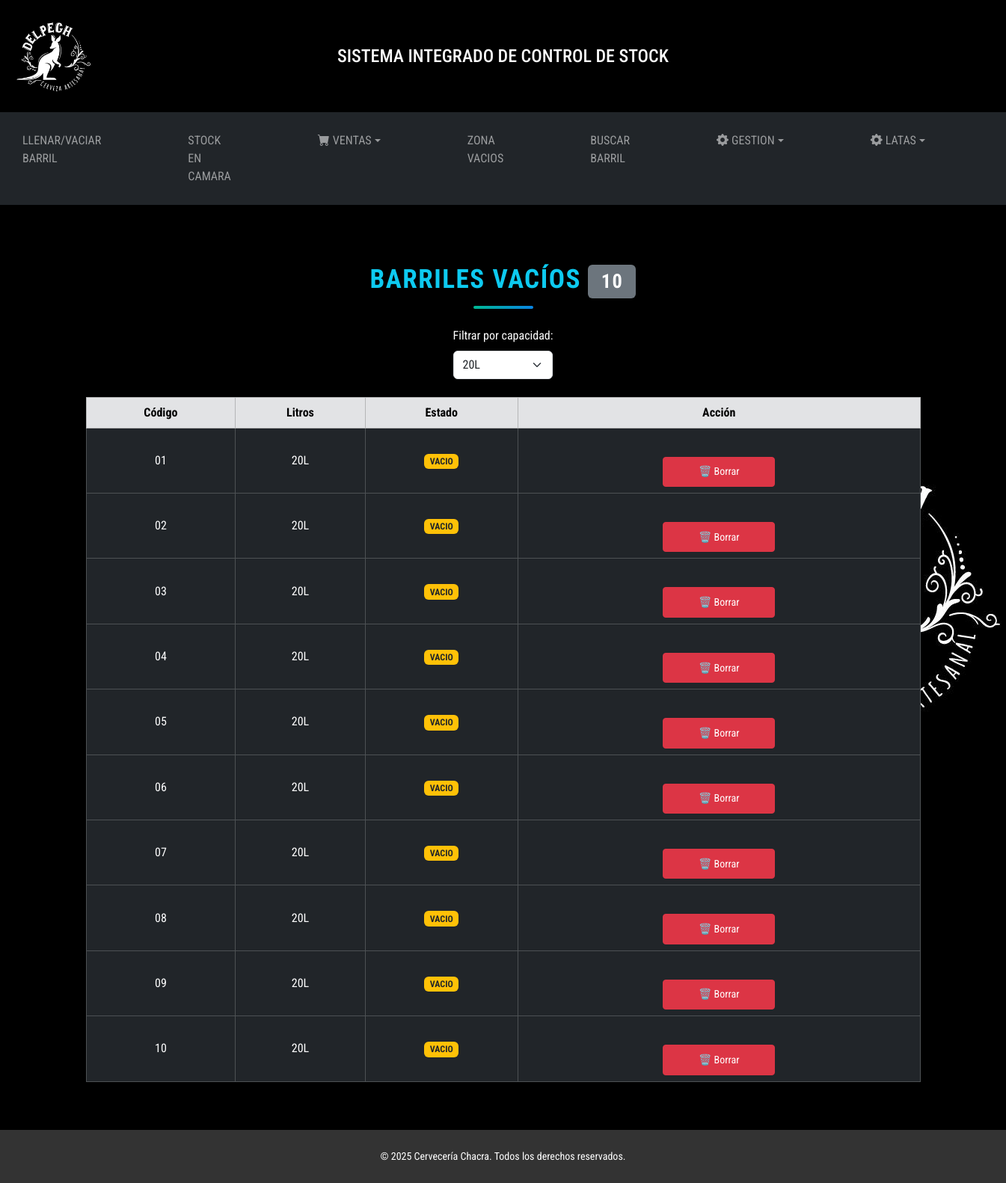
The page /listar_barriles_vacios.php?litros=20 on the database its author committed.
### tables this page shows
CREATE TABLE `barriles` (
  `id_barril` int(11) NOT NULL,
  `codigo` varchar(11) NOT NULL,
  `id_variedad` int(11) NOT NULL,
  `id_lugar` int(11) NOT NULL,
  `litros` enum('20','30','50') NOT NULL,
  `estado` enum('LLENO','VACIO','EN USO','') NOT NULL,
  `fecha_venta` date DEFAULT NULL
);

### models/barril.model.php (called while the page is built, shortened)
<?php
require_once __DIR__ . '/../config/database.php';
class Barril {
    private $db;
    public function __construct() {
        try {
            $database = new Database();
            $this->db = $database->connect();
        } catch (PDOException $e) {
            die("Error de conexión: " . $e->getMessage());
        }
    }
    public function getBarrilesFiltro($estado, $litros = null) {
        $query = "SELECT * FROM barriles WHERE estado = :estado";
        if ($litros) {
            $query .= " AND litros = :litros";
        }
        $query .= " ORDER BY CAST(codigo AS UNSIGNED) ASC";
        $stmt = $this->db->prepare($query);
        $stmt->bindParam(":estado", $estado);
        if ($litros) {
            $stmt->bindParam(":litros", $litros);
        }
        $stmt->execute();
        return $stmt->fetchAll(PDO::FETCH_OBJ);
    }
}
?>

### config/database.php (called while the page is built, shortened)
<?php
class Database {
    private $host = "localhost";
    private $dbname = "delpechcerveceria";
    private $username = "root";
    private $password = "";
    public function connect() {
        $this->db = null;
        try {
            $this->db = new PDO("mysql:host=" . $this->host . ";dbname=" . $this->dbname, $this->username, $this->password);
            $this->db->setAttribute(PDO::ATTR_ERRMODE, PDO::ERRMODE_EXCEPTION);
        } catch (PDOException $e) {
            echo "Error de conexión: " . $e->getMessage();
        }
        return $this->db;
    }
}
?>

### models/lugar.model.php (called while the page is built, shortened)
<?php
    require_once __DIR__ . '/../config/database.php';
class lugarModel {
    public function __construct() {
        $database = new Database();
    }
}

### controllers/barril.controller.php (called while the page is built, shortened)
<?php
require_once __DIR__ . '/../models/barril.model.php';
require_once __DIR__ . '/../models/lugar.model.php';
class BarrilController {
    private $barrilModel;
    public function __construct() {
        $this->barrilModel = new Barril();
    }
    public function getBarrilesVacios($estado, $litros = null){
        return $this->barrilModel->getBarrilesFiltro($estado, $litros);
    }
}

### listar_barriles_vacios.php (the view, shortened to what this page needs)
<?php
require_once __DIR__ . '/controllers/barril.controller.php';
$controller = new BarrilController();
$litrosFiltro = isset($_GET['litros']) ? $_GET['litros'] : null;
$barrilesVacios = $controller->getBarrilesVacios('VACIO', $litrosFiltro);
$totalBarriles = count($barrilesVacios);
?>
<!DOCTYPE html>
<html lang="es">
<head>
<link href="https://cdn.jsdelivr.net/npm/bootstrap@5.3.3/dist/css/bootstrap.min.css" rel="stylesheet">
<link href="https://cdn.jsdelivr.net/npm/bootstrap-icons/font/bootstrap-icons.css" rel="stylesheet">
<link rel="stylesheet" href="styles.css">
</head>
<body class="text-white section-fondo">
<?php include './views/header.php'; ?>
<?php include './views/nav.php'; ?>
<section class="py-5">
    <div class="container">
        <h2 class="text-center text-info mb-4 venta">Barriles Vacíos <span class="badge bg-secondary"><?= $totalBarriles ?></span></h2>
        <form method="GET" class="row g-3 mb-4 justify-content-center">
            <div class="col-auto">
                <label for="litros" class="form-label">Filtrar por capacidad:</label>
                <select name="litros" id="litros" class="form-select" onchange="this.form.submit()">
                    <option value="20" <?= ($litrosFiltro == "20") ? "selected" : "" ?>>20L</option>
                </select>
            </div>
        </form>
        <?php if (!empty($barrilesVacios)): ?>
        <table class="table table-dark table-hover table-bordered text-center align-middle">
            <thead class="table-secondary text-dark">
                <tr>
                    <th>Código</th>
                    <th>Litros</th>
                    <th>Estado</th>
                    <th>Acción</th>
                </tr>
            </thead>
            <tbody>
                <?php foreach ($barrilesVacios as $barril): ?>
                <tr>
                    <td><?= htmlspecialchars($barril->codigo) ?></td>
                    <td><?= $barril->litros ?>L</td>
                    <td>
                        <span class="badge <?= strtolower($barril->estado) === 'lleno' ? 'bg-success' : 'bg-warning text-dark' ?>">
                            <?= htmlspecialchars($barril->estado) ?>
                        </span>
                    </td>
                    <td>
                        <form action="eliminar.php" method="POST" onsubmit="return confirm('¿Seguro que quieres eliminar este barril?');">
                            <button type="submit" class="btn btn-danger btn-sm">🗑️ Borrar</button>
                        </form>
                    </td>
                </tr>
                <?php endforeach; ?>
            </tbody>
        </table>
        <?php else: ?>
            <div class="alert alert-warning text-center mt-4">
                No hay barriles vacíos registrados para esta capacidad.
            </div>
        <?php endif; ?>
    </div>
</section>
<?php include './views/footer.php'; ?>
</body>
</html>

### styles.css (style rules this page uses)
* { margin:0; padding: 0; box-sizing: border-box; }
body { background-color: #000000; font-family: "Roboto Condensed", sans-serif; height: 100%; }
.section-fondo { background-image: url('./img/logo.jpg'); background-repeat: no-repeat; background-position: center right; background-size: auto; background-attachment: fixed; background-color: #000000; }
.btn { width: 150px; height: 150px; }
.venta { text-align: center; font-size: 2.2rem; color: #2c3e50; margin-top: 30px; margin-bottom: 25px; position: relative; font-weight: bold; text-transform: uppercase; letter-spacing: 1.5px; }
.venta::after { content: ''; display: block; width: 80px; height: 4px; background: linear-gradient(90deg, #00b894, #0984e3); margin: 10px auto 0; border-radius: 2px; }
.btn-sm { height: calc(2.4rem + 2px); padding: 0.25rem 0.75rem; margin-top: 30px; }

### rows shown on the page
barriles: codigo "01", litros "20", estado "VACIO"
barriles: codigo "02", litros "20", estado "VACIO"
barriles: codigo "03", litros "20", estado "VACIO"
barriles: codigo "04", litros "20", estado "VACIO"
barriles: codigo "05", litros "20", estado "VACIO"
barriles: codigo "06", litros "20", estado "VACIO"
barriles: codigo "07", litros "20", estado "VACIO"
barriles: codigo "08", litros "20", estado "VACIO"
barriles: codigo "09", litros "20", estado "VACIO"
barriles: codigo "10", litros "20", estado "VACIO"

### other values the page prints
$totalBarriles "10"
